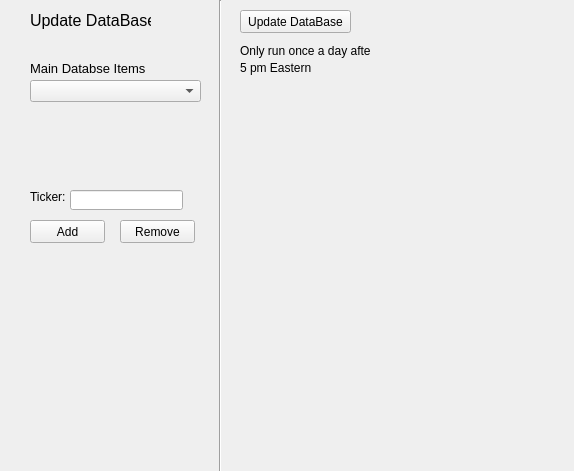
<?xml version="1.0" encoding="UTF-8"?>
<ui version="4.0">
 <class>Form</class>
 <widget class="QWidget" name="Form">
  <property name="geometry">
   <rect>
    <x>0</x>
    <y>0</y>
    <width>574</width>
    <height>471</height>
   </rect>
  </property>
  <property name="windowTitle">
   <string>Form</string>
  </property>
  <widget class="QLabel" name="label">
   <property name="geometry">
    <rect>
     <x>30</x>
     <y>10</y>
     <width>121</width>
     <height>21</height>
    </rect>
   </property>
   <property name="font">
    <font>
     <pointsize>12</pointsize>
    </font>
   </property>
   <property name="text">
    <string>Update DataBase</string>
   </property>
  </widget>
  <widget class="QLabel" name="label_2">
   <property name="geometry">
    <rect>
     <x>30</x>
     <y>60</y>
     <width>151</width>
     <height>16</height>
    </rect>
   </property>
   <property name="font">
    <font>
     <pointsize>10</pointsize>
    </font>
   </property>
   <property name="text">
    <string>Main Databse Items</string>
   </property>
  </widget>
  <widget class="QLineEdit" name="lineEdit">
   <property name="geometry">
    <rect>
     <x>70</x>
     <y>190</y>
     <width>113</width>
     <height>20</height>
    </rect>
   </property>
  </widget>
  <widget class="QLabel" name="label_3">
   <property name="geometry">
    <rect>
     <x>30</x>
     <y>190</y>
     <width>47</width>
     <height>13</height>
    </rect>
   </property>
   <property name="text">
    <string>Ticker:</string>
   </property>
  </widget>
  <widget class="QPushButton" name="pushButton">
   <property name="geometry">
    <rect>
     <x>30</x>
     <y>220</y>
     <width>75</width>
     <height>23</height>
    </rect>
   </property>
   <property name="text">
    <string>Add</string>
   </property>
  </widget>
  <widget class="QPushButton" name="pushButton_2">
   <property name="geometry">
    <rect>
     <x>120</x>
     <y>220</y>
     <width>75</width>
     <height>23</height>
    </rect>
   </property>
   <property name="text">
    <string>Remove</string>
   </property>
  </widget>
  <widget class="Line" name="line">
   <property name="geometry">
    <rect>
     <x>210</x>
     <y>0</y>
     <width>20</width>
     <height>521</height>
    </rect>
   </property>
   <property name="orientation">
    <enum>Qt::Vertical</enum>
   </property>
  </widget>
  <widget class="QPushButton" name="pushButton_3">
   <property name="geometry">
    <rect>
     <x>240</x>
     <y>10</y>
     <width>111</width>
     <height>23</height>
    </rect>
   </property>
   <property name="text">
    <string>Update DataBase</string>
   </property>
  </widget>
  <widget class="QLabel" name="label_4">
   <property name="geometry">
    <rect>
     <x>240</x>
     <y>40</y>
     <width>131</width>
     <height>21</height>
    </rect>
   </property>
   <property name="text">
    <string>Only run once a day after</string>
   </property>
  </widget>
  <widget class="QLabel" name="label_5">
   <property name="geometry">
    <rect>
     <x>240</x>
     <y>60</y>
     <width>111</width>
     <height>16</height>
    </rect>
   </property>
   <property name="text">
    <string>5 pm Eastern</string>
   </property>
  </widget>
  <widget class="QComboBox" name="comboBox">
   <property name="geometry">
    <rect>
     <x>30</x>
     <y>80</y>
     <width>171</width>
     <height>22</height>
    </rect>
   </property>
  </widget>
 </widget>
 <resources/>
 <connections/>
</ui>
